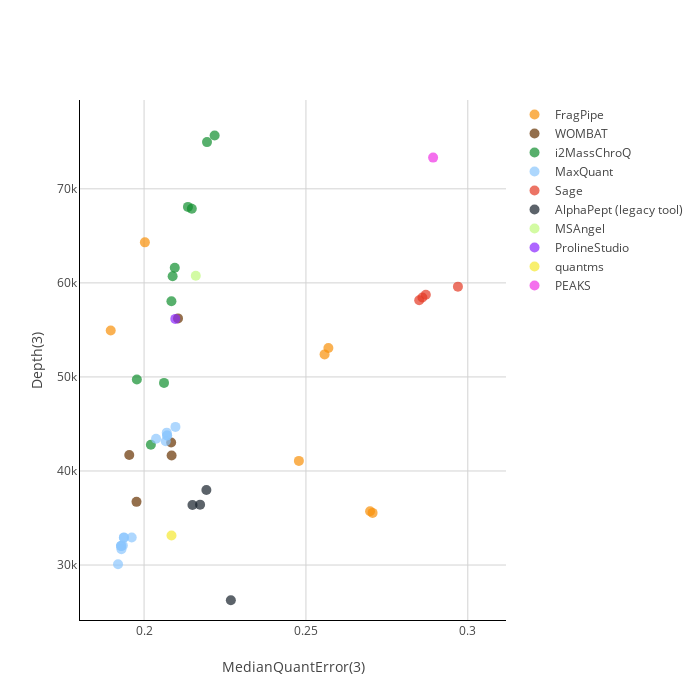

The code cell stored with this chart in its notebook:
### Code cell
plot = plot_performance_metrics(
    all_datapoints,
    metric="Median",
    min_quant=3,
    autoscale=True
)
plot.write_image("figures_manuscript/median_abs_overview_qexactive.svg")

plot

### Figure 1 — Plotly figure (JSON) as saved in the notebook; plotly's stock layout.template omitted (floating-point values rounded to 4 significant figures)
{"data": [{"hovertext": ["ProteoBench ID: FragPipe_20251007_142256<br>Software tool: FragPipe 22.0<br>Comment (private submission): ...", "ProteoBench ID: FragPipe_20251007_142357<br>Software tool: FragPipe 22.1-build02<br>Comment (private submission): ...", "ProteoBench ID: FragPipe_20251007_142739<br>Software tool: FragPipe 23.0<br>Comment (private submission): ...", "ProteoBench ID: FragPipe_20251007_142835<br>Software tool: FragPipe 23.0<br>Comment (private submission): ...", "ProteoBench ID: FragPipe_20251007_142950<br>Software tool: FragPipe 22.1-build02<br>Comment (private submission): ...", "ProteoBench ID: FragPipe_20251007_143259<br>Software tool: FragPipe 22.0<br>Comment (private submission): ...", "ProteoBench ID: FragPipe_20251007_143350<br>Software tool: FragPipe 22.0<br>Comment (private submission): ..."], "marker": {"color": ["#F89008", "#F89008", "#F89008", "#F89008", "#F89008", "#F89008", "#F89008"], "showscale": false, "size": [10, 10, 10, 10, 10, 10, 10]}, "mode": "markers", "name": "FragPipe", "type": "scatter", "x": [0.2478, 0.2698, 0.1897, 0.2003, 0.2706, 0.2569, 0.2558], "y": [41072, 35709, 54941, 64309, 35545, 53082, 52398]}, {"hovertext": ["ProteoBench ID: WOMBAT_20251007_142309<br>Software tool: WOMBAT 0.9.11<br>Comment (private submission): ...", "ProteoBench ID: WOMBAT_20251007_142446<br>Software tool: WOMBAT 0.9.11<br>Comment (private submission): ...", "ProteoBench ID: WOMBAT_20251007_143039<br>Software tool: WOMBAT 0.9.11<br>Comment (private submission): ...", "ProteoBench ID: WOMBAT_20251007_143448<br>Software tool: WOMBAT 0.9.11<br>Comment (private submission): ...", "ProteoBench ID: WOMBAT_20251007_143502<br>Software tool: WOMBAT 0.9.11<br>Comment (private submission): ..."], "marker": {"color": ["#663200", "#663200", "#663200", "#663200", "#663200"], "showscale": false, "size": [10, 10, 10, 10, 10]}, "mode": "markers", "name": "WOMBAT", "type": "scatter", "x": [0.2085, 0.2105, 0.1954, 0.1977, 0.2084], "y": [41649, 56223, 41691, 36719, 43031]}, {"hovertext": ["ProteoBench ID: i2MassChroQ_20251007_142328<br>Software tool: i2MassChroQ 1.0.18<br>Comment (private submission): ...", "ProteoBench ID: i2MassChroQ_20251007_142414<br>Software tool: i2MassChroQ 1.2.0<br>Comment (private submission): ...", "ProteoBench ID: i2MassChroQ_20251007_142522<br>Software tool: i2MassChroQ 1.0.16<br>Comment (private submission): ...", "ProteoBench ID: i2MassChroQ_20251007_142631<br>Software tool: i2MassChroQ 1.2.1<br>Comment (private submission): ...", "ProteoBench ID: i2MassChroQ_20251007_142808<br>Software tool: i2MassChroQ 1.2.1<br>Comment (private submission): ...", "ProteoBench ID: i2MassChroQ_20251007_142852<br>Software tool: i2MassChroQ 1.0.18<br>Comment (private submission): ...", "ProteoBench ID: i2MassChroQ_20251007_143029<br>Software tool: i2MassChroQ 1.0.16<br>Comment (private submission): ...", "ProteoBench ID: i2MassChroQ_20251007_143131<br>Software tool: i2MassChroQ 1.2.4<br>Comment (private submission): ...", "ProteoBench ID: i2MassChroQ_20251007_143239<br>Software tool: i2MassChroQ 1.2.1<br>Comment (private submission): ...", "ProteoBench ID: i2MassChroQ_20251007_143439<br>Software tool: i2MassChroQ 1.2.0<br>Comment (private submission): ..."], "marker": {"color": ["#108E2E", "#108E2E", "#108E2E", "#108E2E", "#108E2E", "#108E2E", "#108E2E", "#108E2E", "#108E2E", "#108E2E"], "showscale": false, "size": [10, 10, 10, 10, 10, 10, 10, 10, 10, 10]}, "mode": "markers", "name": "i2MassChroQ", "type": "scatter", "x": [0.2147, 0.1978, 0.2062, 0.2194, 0.2088, 0.2095, 0.2218, 0.2085, 0.2021, 0.2136], "y": [67891, 49728, 49365, 74969, 60711, 61603, 75663, 58045, 42794, 68081]}, {"hovertext": ["ProteoBench ID: MaxQuant_20251007_142343<br>Software tool: MaxQuant 2.3.1.0<br>Comment (private submission): ...", "ProteoBench ID: MaxQuant_20251007_142431<br>Software tool: MaxQuant 1.5.2.8<br>Comment (private submission): ...", "ProteoBench ID: MaxQuant_20251007_142504<br>Software tool: MaxQuant 1.5.8.2<br>Comment (private submission): ...", "ProteoBench ID: MaxQuant_20251007_142540<br>Software tool: MaxQuant 1.5.3.30<br>Comment (private submission): ...", "ProteoBench ID: MaxQuant_20251007_142557<br>Software tool: MaxQuant 2.1.4.0<br>Comment (private submission): ...", "ProteoBench ID: MaxQuant_20251007_142610<br>Software tool: MaxQuant 2.1.4.0<br>Comment (private submission): ...", "ProteoBench ID: MaxQuant_20251007_142657<br>Software tool: MaxQuant 2.5.1.0<br>Comment (private submission): ...", "ProteoBench ID: MaxQuant_20251007_142716<br>Software tool: MaxQuant 1.5.3.30<br>Comment (private submission): ...", "ProteoBench ID: MaxQuant_20251007_142751<br>Software tool: MaxQuant 2.4.13.0<br>Comment (private submission): ...", "ProteoBench ID: MaxQuant_20251007_142921<br>Software tool: MaxQuant 2.1.3.0<br>Comment (private submission): ...", "ProteoBench ID: MaxQuant_20251007_142935<br>Software tool: MaxQuant 2.1.3.0<br>Comment (private submission): ...", "ProteoBench ID: MaxQuant_20251007_143056<br>Software tool: MaxQuant 1.5.8.2<br>Comment (private submission): ...", "ProteoBench ID: MaxQuant_20251007_143114<br>Software tool: MaxQuant 1.6.3.3<br>Comment (private submission): ...", "ProteoBench ID: MaxQuant_20251007_143420<br>Software tool: MaxQuant 1.5.3.30<br>Comment (private submission): ...", "ProteoBench ID: MaxQuant_20251007_143517<br>Software tool: MaxQuant 2.1.3.0<br>Comment (private submission): ..."], "marker": {"color": ["#8bc6fd", "#8bc6fd", "#8bc6fd", "#8bc6fd", "#8bc6fd", "#8bc6fd", "#8bc6fd", "#8bc6fd", "#8bc6fd", "#8bc6fd", "#8bc6fd", "#8bc6fd", "#8bc6fd", "#8bc6fd", "#8bc6fd"], "showscale": false, "size": [10, 10, 10, 10, 10, 10, 10, 10, 10, 10, 10, 10, 10, 10, 10]}, "mode": "markers", "name": "MaxQuant", "type": "scatter", "x": [0.2037, 0.1962, 0.2067, 0.2097, 0.2071, 0.1929, 0.193, 0.1938, 0.192, 0.2071, 0.1929, 0.193, 0.1934, 0.1938, 0.207], "y": [43426, 32935, 43170, 44686, 43766, 32032, 32034, 32936, 30086, 43765, 32032, 31676, 32077, 32892, 44076]}, {"hovertext": ["ProteoBench ID: Sage_20251007_142644<br>Software tool: Sage 0.14.6<br>Comment (private submission): ...", "ProteoBench ID: Sage_20251007_143200<br>Software tool: Sage 0.14.6<br>Comment (private submission): ...", "ProteoBench ID: Sage_20251007_143330<br>Software tool: Sage 0.14.6<br>Comment (private submission): ...", "ProteoBench ID: Sage_20251007_143403<br>Software tool: Sage 0.14.6<br>Comment (private submission): ..."], "marker": {"color": ["#E43924", "#E43924", "#E43924", "#E43924"], "showscale": false, "size": [10, 10, 10, 10]}, "mode": "markers", "name": "Sage", "type": "scatter", "x": [0.286, 0.287, 0.297, 0.285], "y": [58445, 58744, 59599, 58160]}, {"hovertext": ["ProteoBench ID: AlphaPept_20251007_142905<br>Software tool: AlphaPept 0.5.0<br>Comment (private submission): ...", "ProteoBench ID: AlphaPept_20251007_143007<br>Software tool: AlphaPept 0.5.3<br>Comment (private submission): ...", "ProteoBench ID: AlphaPept_20251007_143146<br>Software tool: AlphaPept 0.5.3<br>Comment (private submission): ...", "ProteoBench ID: AlphaPept_20251007_143317<br>Software tool: AlphaPept 0.5.0<br>Comment (private submission): ..."], "marker": {"color": ["#17212b", "#17212b", "#17212b", "#17212b"], "showscale": false, "size": [10, 10, 10, 10]}, "mode": "markers", "name": "AlphaPept (legacy tool)", "type": "scatter", "x": [0.2268, 0.2173, 0.215, 0.2192], "y": [26255, 36421, 36379, 37969]}, {"hovertext": ["ProteoBench ID: MSAngel_20251007_143224<br>Software tool: MSAngel 2.2.10<br>Comment (private submission): ..."], "marker": {"color": ["#C0FA7D"], "showscale": false, "size": [10]}, "mode": "markers", "name": "MSAngel", "type": "scatter", "x": [0.216], "y": [60766]}, {"hovertext": ["ProteoBench ID: ProlineStudio_20251007_143540<br>Software tool: ProlineStudio 2.3.0-SNAPSHOT_2024-09-11T06:45:20Z_jenkins<br>Comment (private submission): ..."], "marker": {"color": ["#8b26ff"], "showscale": false, "size": [10]}, "mode": "markers", "name": "ProlineStudio", "type": "scatter", "x": [0.2096], "y": [56170]}, {"hovertext": ["ProteoBench ID: quantms_20251007_143555<br>Software tool: quantms v1.3.1dev-g70337bc<br>Comment (private submission): ..."], "marker": {"color": ["#f5e830"], "showscale": false, "size": [10]}, "mode": "markers", "name": "quantms", "type": "scatter", "x": [0.2085], "y": [33133]}, {"hovertext": ["ProteoBench ID: PEAKS_20251007_143615<br>Software tool: PEAKS 13 20250520<br>Comment (private submission): ..."], "marker": {"color": ["#f032e6"], "showscale": false, "size": [10]}, "mode": "markers", "name": "PEAKS", "type": "scatter", "x": [0.2893], "y": [73321]}], "layout": {"annotations": [{"font": {"color": "rgba(0,0,0,0.1)", "size": 50}, "showarrow": false, "text": "", "x": 0.5, "xref": "paper", "y": 0.5, "yref": "paper"}], "clickmode": "event+select", "height": 700, "width": 700, "xaxis": {"gridcolor": "lightgray", "gridwidth": 1, "linecolor": "black", "range": [0.1802, 0.3118], "showgrid": true, "title": {"text": "MedianQuantError(3)"}}, "yaxis": {"gridcolor": "lightgray", "gridwidth": 1, "linecolor": "black", "range": [24150.0, 79450.0], "showgrid": true, "title": {"text": "Depth(3)"}}}}
